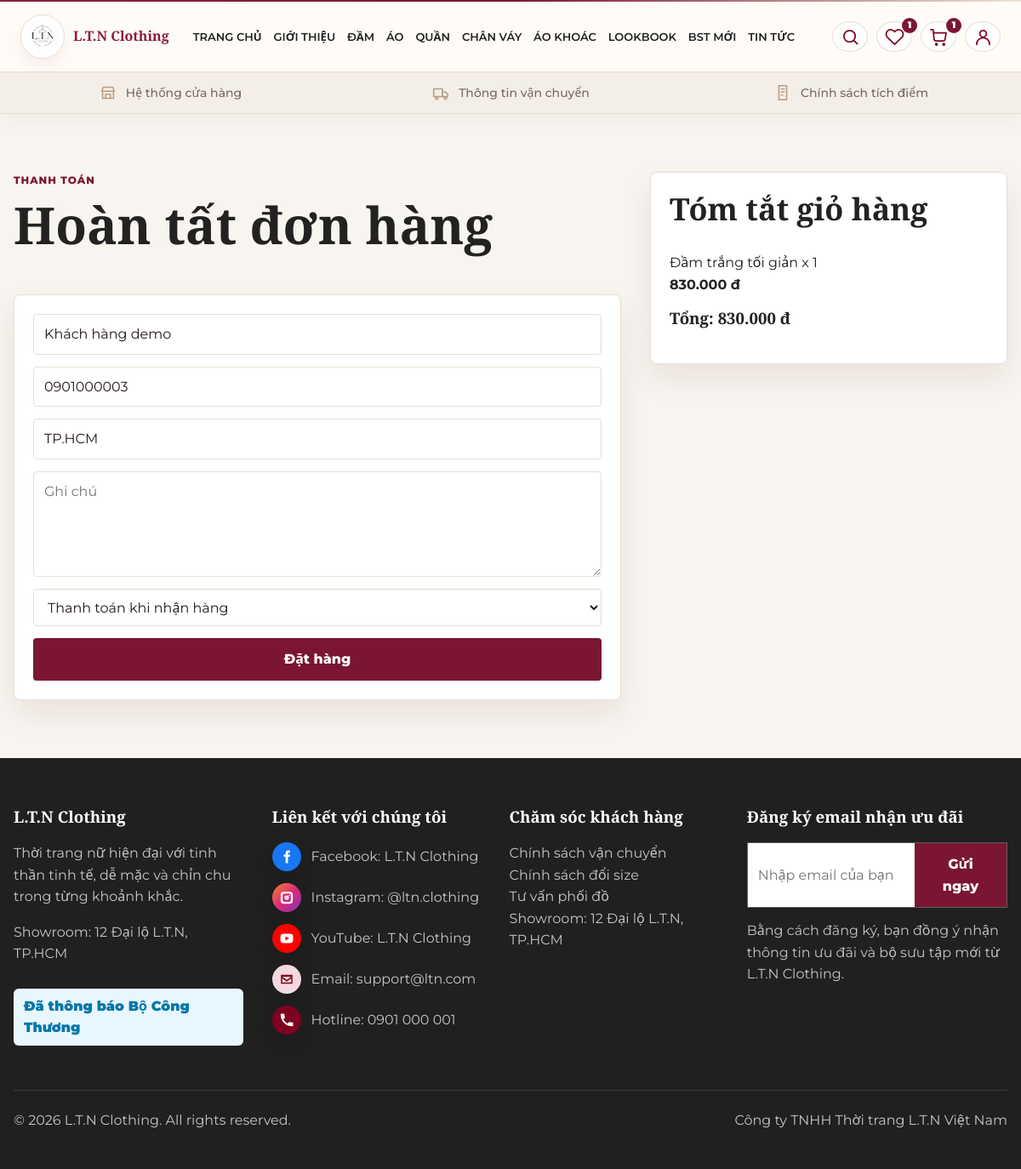
Screenshot of /checkout/ (signed in) with the database file from the repository.
### accounts/models.py (models this page shows, shortened)
class CustomerProfile(models.Model):
    ROLE_ADMIN = "ADMIN"
    ROLE_STAFF = "STAFF"
    ROLE_CUSTOMER = "CUSTOMER"
    ROLE_CHOICES = [
        (ROLE_ADMIN, "Admin"),
        (ROLE_STAFF, "Staff"),
        (ROLE_CUSTOMER, "Customer"),
    ]
    user = models.OneToOneField(settings.AUTH_USER_MODEL, on_delete=models.CASCADE, related_name="profile")
    full_name = models.CharField(max_length=160)
    phone = models.CharField(max_length=20, blank=True)
    address = models.CharField(max_length=255, blank=True)
    avatar = models.ImageField(upload_to="avatars/", blank=True, null=True)
    role = models.CharField(max_length=20, choices=ROLE_CHOICES, default=ROLE_CUSTOMER)
    created_at = models.DateTimeField(auto_now_add=True)
    updated_at = models.DateTimeField(auto_now=True)

### shop/models.py (models this page shows, shortened)
class TimeStampedModel(models.Model):
    created_at = models.DateTimeField(auto_now_add=True)
    updated_at = models.DateTimeField(auto_now=True)
    class Meta:
        abstract = True

class CartItem(TimeStampedModel):
    cart = models.ForeignKey(Cart, on_delete=models.CASCADE, related_name="items")
    product = models.ForeignKey(Product, on_delete=models.CASCADE)
    quantity = models.PositiveIntegerField(default=1)
    class Meta:
        unique_together = ("cart", "product")
    def subtotal(self):
        return self.product.final_price * self.quantity

class Product(TimeStampedModel):
    category = models.ForeignKey(Category, on_delete=models.PROTECT, related_name="products")
    name = models.CharField(max_length=180)
    slug = models.SlugField(max_length=210, unique=True, blank=True, allow_unicode=True)
    sku = models.CharField(max_length=60, unique=True)
    description = models.TextField()
    price = models.DecimalField(max_digits=12, decimal_places=0)
    sale_price = models.DecimalField(max_digits=12, decimal_places=0, blank=True, null=True)
    stock = models.PositiveIntegerField(default=0)
    main_image = models.ImageField(upload_to="products/", blank=True, null=True)
    is_featured = models.BooleanField(default=False)
    is_new = models.BooleanField(default=False)
    is_sale = models.BooleanField(default=False)
    is_active = models.BooleanField(default=True)
    class Meta:
        ordering = ["-created_at"]
    def get_active_sale(self):
        now = timezone.now()
        targets = SaleTarget.objects.select_related("campaign").filter(
            campaign__is_active=True,
            campaign__start_date__lte=now,
            campaign__end_date__gte=now,
        ).filter(
            models.Q(product=self) |
            models.Q(category=self.category) |
            models.Q(collection__products=self)
        )
        best_campaign = None
        best_price = self.price
        best_priority = 99
        for target in targets:
            priority = target.priority
            sale_price = target.campaign.apply_discount(self.price)
            if priority < best_priority or (priority == best_priority and sale_price < best_price):
                best_campaign = target.campaign
                best_price = sale_price
                best_priority = priority
        if best_campaign:
            best_campaign._ltn_sale_price = best_price
            best_campaign._ltn_target_priority = best_priority
        return best_campaign
    def get_final_price(self):
        campaign = self.get_active_sale()
        if campaign:
            return campaign._ltn_sale_price
        if self.sale_price is not None and self.sale_price < self.price:
            return max(Decimal("0"), self.sale_price)
        return self.price
    @property
    def final_price(self):
        return self.get_final_price()

class Category(TimeStampedModel):
    name = models.CharField(max_length=120)
    slug = models.SlugField(max_length=140, unique=True, blank=True, allow_unicode=True)
    icon = models.ImageField(upload_to="categories/icons/", blank=True, null=True)
    description = models.TextField(blank=True)
    image = models.ImageField(upload_to="categories/", blank=True, null=True)
    sort_order = models.PositiveIntegerField(default=0)
    is_active = models.BooleanField(default=True)
    class Meta:
        ordering = ["sort_order", "name"]
        verbose_name_plural = "Categories"

class SaleTarget(models.Model):
    campaign = models.ForeignKey(SaleCampaign, on_delete=models.CASCADE, related_name="targets")
    product = models.ForeignKey(Product, on_delete=models.CASCADE, related_name="sale_targets", blank=True, null=True)
    category = models.ForeignKey(Category, on_delete=models.CASCADE, related_name="sale_targets", blank=True, null=True)
    collection = models.ForeignKey(Collection, on_delete=models.CASCADE, related_name="sale_targets", blank=True, null=True)
    created_at = models.DateTimeField(auto_now_add=True)
    class Meta:
        ordering = ["-created_at"]
        constraints = [
            models.UniqueConstraint(fields=["campaign", "product"], name="uniq_sale_campaign_product"),
            models.UniqueConstraint(fields=["campaign", "category"], name="uniq_sale_campaign_category"),
            models.UniqueConstraint(fields=["campaign", "collection"], name="uniq_sale_campaign_collection"),
        ]
    @property
    def priority(self):
        if self.product_id:
            return 0
        if self.collection_id:
            return 1
        return 2

class SaleCampaign(TimeStampedModel):
    DISCOUNT_PERCENT = "percent"
    DISCOUNT_FIXED = "fixed"
    DISCOUNT_CHOICES = [
        (DISCOUNT_PERCENT, "Theo phần trăm"),
        (DISCOUNT_FIXED, "Giảm tiền cố định"),
    ]
    name = models.CharField(max_length=180)
    slug = models.SlugField(max_length=210, unique=True, blank=True, allow_unicode=True)
    description = models.TextField(blank=True)
    discount_type = models.CharField(max_length=20, choices=DISCOUNT_CHOICES, default=DISCOUNT_PERCENT)
    discount_value = models.DecimalField(max_digits=12, decimal_places=0)
    start_date = models.DateTimeField()
    end_date = models.DateTimeField()
    is_active = models.BooleanField(default=True)
    banner_image = models.ImageField(upload_to="sales/", blank=True, null=True)
    class Meta:
        ordering = ["-start_date", "name"]
    def apply_discount(self, price):
        price = Decimal(price or 0)
        if self.discount_type == self.DISCOUNT_PERCENT:
            value = price * (Decimal("1") - self.discount_value / Decimal("100"))
        else:
            value = price - self.discount_value
        return max(Decimal("0"), value.quantize(Decimal("1")))

class Cart(TimeStampedModel):
    user = models.OneToOneField(settings.AUTH_USER_MODEL, on_delete=models.CASCADE, related_name="cart")
    def total_amount(self):
        return sum((item.subtotal() for item in self.items.select_related("product")), Decimal("0"))

### shop/views.py (the view, shortened to what this page needs)
# urls.py: path("checkout/", views.checkout, name="checkout"),
@login_required
def checkout(request):
    cart = get_cart(request.user)
    items = list(cart.items.select_related("product"))
    if not items:
        messages.error(request, "Giỏ hàng đang trống.")
        return redirect("shop:cart")
    profile = getattr(request.user, "profile", None)
    initial = {}
    if profile:
        initial = {"full_name": profile.full_name, "phone": profile.phone, "address": profile.address}
    form = CheckoutForm(request.POST or None, initial=initial)
    return render(request, "shop/checkout.html", {"cart": cart, "form": form})

### shop/forms.py (shortened to what this page needs)
class CheckoutForm(forms.ModelForm):
    class Meta:
        model = Order
        fields = ["full_name", "phone", "address", "note", "payment_method"]
        widgets = {
            "full_name": forms.TextInput(attrs={"placeholder": "Họ tên"}),
            "phone": forms.TextInput(attrs={"placeholder": "Số điện thoại"}),
            "address": forms.TextInput(attrs={"placeholder": "Địa chỉ nhận hàng"}),
            "note": forms.Textarea(attrs={"placeholder": "Ghi chú", "rows": 4}),
            "payment_method": forms.Select(),
        }

### shop/context_processors.py (called while the page is built)
def dashboard_url_for_user(user):
    if not user.is_authenticated:
        return "/login/"
    role = getattr(getattr(user, "profile", None), "role", "")
    if user.is_superuser or role == "ADMIN":
        return "/dashboard/"
    if role == "STAFF":
        return "/staff/"
    return "/profile/"

def cart_counter(request):
    user_dashboard_url = dashboard_url_for_user(request.user)
    if not request.user.is_authenticated:
        return {"cart_count": 0, "wishlist_count": 0, "user_dashboard_url": user_dashboard_url}
    cart, _ = Cart.objects.get_or_create(user=request.user)
    return {
        "cart_count": sum(item.quantity for item in cart.items.all()),
        "wishlist_count": Wishlist.objects.filter(user=request.user).count(),
        "user_dashboard_url": user_dashboard_url,
    }

### shop/templatetags/shop_extras.py (called while the page is built)
@register.filter
def vnd(value):
    try:
        number = int(value or 0)
    except (TypeError, ValueError):
        number = 0
    return f"{number:,}".replace(",", ".") + " đ"

### shop/views.py (called while the page is built)
def get_cart(user):
    cart, _ = Cart.objects.get_or_create(user=user)
    return cart

### templates/shop/checkout.html (shortened to what this page needs)
{% extends "base.html" %}
{% load shop_extras %}
{% block content %}
<main class="container section contact-grid">
  <section>
    <p class="eyebrow">Thanh toán</p>
    <h1>Hoàn tất đơn hàng</h1>
    <form class="card form-grid" method="post">
      {{ form.full_name }}{{ form.phone }}{{ form.address }}{{ form.note }}{{ form.payment_method }}
      <button>Đặt hàng</button>
    </form>
  </section>
  <aside class="card">
    <h2>Tóm tắt giỏ hàng</h2>
    {% for item in cart.items.all %}<p>{{ item.product.name }} x {{ item.quantity }}<br><strong>{{ item.subtotal|vnd }}</strong></p>{% endfor %}
    <h3>Tổng: {{ cart.total_amount|vnd }}</h3>
  </aside>
</main>
{% endblock %}

### static/css/base.css (style rules this page uses)
* { box-sizing: border-box; }
body { margin: 0; font-family: "Segoe UI", Arial, sans-serif; color: var(--text-dark); background: var(--cream-bg); line-height: 1.6; }
h1, h2, h3, p { margin-top: 0; }
h1 { font-size: clamp(36px, 5vw, 66px); line-height: 1.05; letter-spacing: 0; }
h2 { font-size: clamp(26px, 3vw, 40px); line-height: 1.15; }
h3 { line-height: 1.2; }
.container { width: min(1180px, calc(100% - 32px)); margin: auto; }
.section { padding: 68px 0; }
.eyebrow { color: var(--fashion-maroon); font-size: 12px; font-weight: 800; letter-spacing: .08em; text-transform: uppercase; }
.btn, button { border: 0; border-radius: 6px; background: var(--fashion-maroon); color: var(--white); padding: 12px 18px; font: inherit; font-weight: 800; cursor: pointer; transition: transform .18s ease, box-shadow .18s ease, background .18s ease; }
input, select, textarea { width: 100%; min-height: 44px; border: 1px solid var(--border); border-radius: 6px; background: var(--white); color: var(--text-dark); padding: 10px 12px; font: inherit; }
textarea { min-height: 116px; resize: vertical; }
.card { background: var(--white); border: 1px solid var(--border); border-radius: 8px; padding: 22px; box-shadow: 0 16px 36px rgba(59, 13, 17, .08); }
.form-grid { display: grid; gap: 14px; }

### static/css/layout.css (style rules this page uses)
.contact-grid { display: grid; grid-template-columns: minmax(0, 1fr) 420px; gap: 34px; align-items: start; }

### static/css/style.css (style rules this page uses)
:root { --primary: #7A1631; --primary-dark: #8B1E3F; --primary-soft: #F8E8EE; --bg: #FFFFFF; --bg-soft: #F8F4EF; --bg-beige: #F4EEE8; --beige: #EDE3D7; --text: #222222; --muted: #777777; --border: #E8DED2; --card: #FFFFFF; --shadow-soft: 0 10px 30px rgba(31, 31, 31, 0.08); --color-primary: var(--primary); --color-primary-dark: var(--primary-dark); --color-primary-soft: var(--primary-soft); --color-bg: var(--bg); --color-bg-soft: var(--bg-soft); --color-bg-beige: var(--beige); --color-text: var(--text); --color-muted: var(--muted); --color-border: var(--border); --color-footer: #202020; }
* { box-sizing: border-box; }
html, body { overflow-x: hidden; }
body { margin: 0; color: var(--color-text); background: var(--bg-soft); font-family: "Montserrat", "Segoe UI", Arial, sans-serif; line-height: 1.6; }
h1, h2, h3, .section-title h2, .brand span { font-family: "Playfair Display", Georgia, serif; }
main { background: var(--bg-soft); }
.container { width: min(1180px, calc(100% - 32px)); }
.btn, button { border: 0; border-radius: 4px; background: var(--primary); color: #fff; box-shadow: none; }
input, select, textarea { border-color: var(--border); border-radius: 4px; }
.eyebrow { color: var(--primary); letter-spacing: .08em; }
.section { background: var(--bg-soft); }
.card, .message-stack .card, .shop-filter, .account-menu, .auth-card { background: var(--card); }

### rows the page displays
CustomerProfile: full_name "Khách hàng demo", phone "0901000003", address "TP.HCM"
CartItem: product.name "Đầm trắng tối giản", quantity "1", subtotal|vnd "830.000 đ"
Cart: total_amount|vnd "830.000 đ"

### other values shown
{{ wishlist_count }} "1"
{{ cart_count }} "1"
